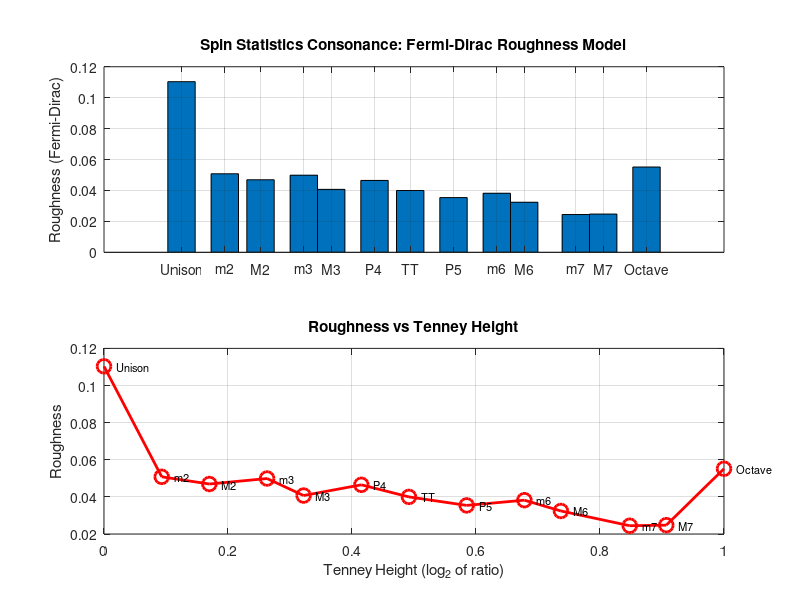

Source code (MATLAB):
% spin_statistics.m — Spin Statistics Consonance (Octave/MATLAB)
%
% Physics Analogy:
%   Fermions obey Pauli exclusion. We model harmonic partial proximity as
%   a Fermi-Dirac distribution: w = 1/(exp((|f_i-f_j|-delta)/sigma)+1).
%   Close partials → high weight (rough, dissonant).
%   Far partials → low weight (smooth, consonant).
%
% Usage: octave --no-gui spin_statistics.m

fprintf('=== Spin Statistics Consonance ===\n\n');

N_HARM = 8;
DELTA = 100;  % Critical bandwidth (Hz)
SIGMA = 50;   % Smearing width (Hz)
F0 = 440;     % Reference frequency

names = {'Unison','m2','M2','m3','M3','P4','TT','P5','m6','M6','m7','M7','Octave'};
ratios = [1/1, 16/15, 9/8, 6/5, 5/4, 4/3, 45/32, 3/2, 8/5, 5/3, 9/5, 15/8, 2/1];

roughness = zeros(size(ratios));
tenney = zeros(size(ratios));
cents_arr = zeros(size(ratios));

for k = 1:length(ratios)
    r = ratios(k);
    f1 = F0;
    f2 = F0 * r;
    
    % Compute roughness: sum Fermi-Dirac weights over all partial pairs
    rr = 0;
    n_pairs = 0;
    for i = 1:N_HARM
        for j = 1:N_HARM
            fi = f1 * i;
            fj = f2 * j;
            df = abs(fi - fj);
            w = 1 / (exp((df - DELTA) / SIGMA) + 1);
            rr = rr + w;
            n_pairs = n_pairs + 1;
        end
    end
    roughness(k) = rr / n_pairs;
    tenney(k) = log2(max(r, 1/r));
    cents_arr(k) = 1200 * log2(r);
    
    fprintf('%-8s ratio=%.6f  cents=%7.2f  roughness=%.6f  tenney=%.4f\n', ...
            names{k}, r, cents_arr(k), roughness(k), tenney(k));
end

% Plot roughness vs interval (chromatic position)
figure('Position', [100 100 900 700]);
subplot(2,1,1);
bar(cents_arr, roughness, 1);
set(gca, 'XTick', cents_arr, 'XTickLabel', names);
ylabel('Roughness (Fermi-Dirac)');
title('Spin Statistics Consonance: Fermi-Dirac Roughness Model');
grid on;

subplot(2,1,2);
plot(tenney, roughness, 'ro-', 'LineWidth', 2, 'MarkerSize', 10);
xlabel('Tenney Height (log_2 of ratio)');
ylabel('Roughness');
title('Roughness vs Tenney Height');
grid on;
% Annotate points
for k = 1:length(ratios)
    text(tenney(k)+0.02, roughness(k), names{k}, 'FontSize', 8);
end

saveas(gcf, 'spin_statistics_octave.png');
fprintf('\nPlot saved to spin_statistics_octave.png\n');
